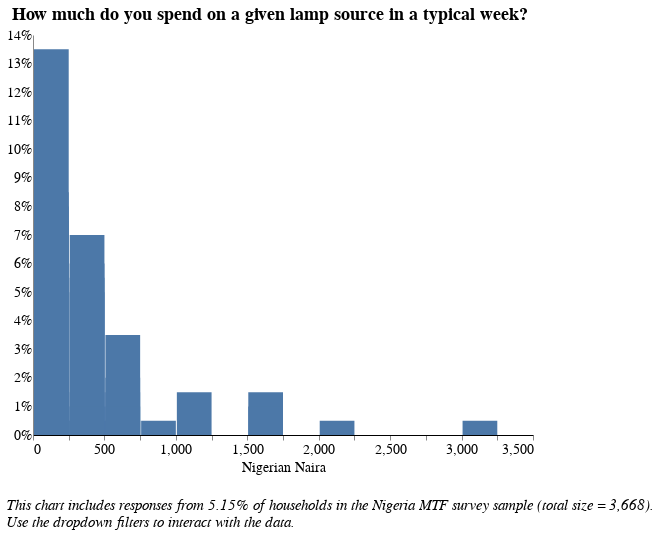

Notebook cell for this chart:
### Code cell
# How much do you spend in a typical week for a given lamp?

# Data Source
alt.data_transformers.disable_max_rows()
source = lamps[lamps[['f_12']].notnull().all(1)] #change dataframe and variable name

col1 = source['f_12'] #!= NaN #change variable name here
col2 = source['elc_aggr_tier'] != 'NaN'

source = source[conjunction(col1,col2)]
df = source[['hh_id','elc_aggr_tier','f_12', 'locality', 'f2']] #change variable name here

# Percentage of responses shown in the chart
pct_responses = round(len(pd.unique(df[df[['f_12']].notnull().all(1)]['hh_id'])) /
            3668 *100, 2) #change dataframe variable name

# Draw the Chart
final = alt.Chart(df).transform_joinaggregate(
    total='count(*)'
).transform_calculate(
    pct='1 / datum.total'
).mark_bar().encode(
    alt.X("f_12:Q",  #Change variable here
          bin=alt.Bin(extent=[0, 3500], step=250), # Change the step to adjust bin size
          scale = alt.Scale(domain=(0,3500),clamp = True), # Change the axes limits
         axis = alt.Axis(title = "Nigerian Naira")), #change title
    alt.Y('sum(pct):Q', axis=alt.Axis(format='%'), title = ""),
    tooltip = [alt.Tooltip('f_12:Q', title = "Response (Binned)"), #change variable
               alt.Tooltip('sum(pct):Q', format = '.2%', title = "Percentage")]
).transform_bin(
    "mbin",
    field="m",
    bin=alt.Bin(maxbins=20) # Specify the maximum number of bins
).add_selection(
    lamp_types_select
).transform_filter(
    lamp_types_select
).add_selection(
    locality_select
).transform_filter(
    locality_select
).add_selection(
    tier_select
).transform_filter(
    tier_select 
).properties(
    height = 400,
    width = 500,
    title={
      "text": ["How much do you spend on a given lamp source in a typical week?"], 
 #     "subtitle": ["You are viewing {}% of responses from the Nigeria Multi-Tiered Framework Survey.".format(pct_responses), " "],
      "color": "black",
      "subtitleColor": "black"
    }
)

final = alt.concat(final,
    title=alt.TitleParams(
        ['', '',  
         'This chart includes responses from {}% of households in the Nigeria MTF survey sample (total size = 3,668).'.format(
             pct_responses),
         'Use the dropdown filters to interact with the data.'],
        baseline='bottom',
        orient='bottom',
        anchor='start',
        font = 'Times New Roman',
        fontWeight='normal',
        fontStyle = "italic",
        fontSize=15)
)

final

### Figure 1 — Vega-Lite specification as saved in the notebook (floating-point values rounded to 4 significant figures; data arrays with more than 128 entries replaced by an {"elided": "..."} marker saying what was removed)
{"width": 800, "height": 400, "config": {"title": {"fontSize": 18, "font": "Times New Roman", "anchor": "center", "fontColor": "#000000"}, "axisX": {"domain": true, "domainColor": "#000000", "grid": false, "labelFont": "Times New Roman", "labelFontSize": 14, "titleFont": "Times New Roman", "titleFontSize": 14, "titleFontWeight": "normal", "title": "X Axis Title (units)"}, "axisY": {"domain": true, "grid": false, "gridColor": "#DEDDDD", "gridWidth": 1, "labelFont": "Times New Roman", "labelFontSize": 14, "labelAngle": 0, "ticks": false, "titleFont": "Times New Roman", "titleFontSize": 14, "titleFontWeight": "normal", "titlePadding": 10, "title": "Y Axis Title (units)"}, "range": {"category": ["#2980B9", "#003366", "#FFAE19", "#D68910", "#E67E22", "#D35400", "#FF4500", "#FF6162", "#438B28", "#45B39D", "#99ADC1", "#212F3C"]}, "legend": {"labelFont": "Times New Roman", "labelFontSize": 14, "symbolType": "square", "symbolSize": 100, "titleFont": "Times New Roman", "titleFontSize": 14, "titleFontWeight": "normal", "title": "Legend", "orient": "right", "offset": 0}, "tooltip": {"font": "Open Sans"}, "view": {"stroke": "transparent", "text": {"font": "Times New Roman", "color": ["#2980B9", "#003366", "#FFAE19", "#D68910", "#E67E22", "#D35400", "#FF4500", "#FF6162", "#438B28", "#45B39D", "#99ADC1", "#212F3C"], "fontSize": 14, "align": "right", "fontWeight": 400, "size": 14}, "bar": {"size": 40, "binSpacing": 1, "continuousBandSize": 30, "discreteBandSize": 30, "fill": ["#2980B9", "#003366", "#FFAE19", "#D68910", "#E67E22", "#D35400", "#FF4500", "#FF6162", "#438B28", "#45B39D", "#99ADC1", "#212F3C"], "stroke": false}}}, "concat": [{"mark": "bar", "encoding": {"tooltip": [{"type": "quantitative", "field": "f_12", "title": "Response (Binned)"}, {"type": "quantitative", "aggregate": "sum", "field": "pct", "format": ".2%", "title": "Percentage"}], "x": {"type": "quantitative", "axis": {"title": "Nigerian Naira"}, "bin": {"extent": [0, 3500], "step": 250}, "field": "f_12", "scale": {"clamp": true, "domain": [0, 3500]}}, "y": {"type": "quantitative", "aggregate": "sum", "axis": {"format": "%"}, "field": "pct", "title": ""}}, "height": 400, "selection": {"selector006": {"type": "single", "fields": ["f2"], "bind": {"input": "select", "options": [null, "Candle", "Open wick lamp", "Hurricane lamp with glass cover", "Pressurized mantle lamp", "Other, specify"], "labels": ["All Sources", "Candle", "Open wick lamp", "Hurricane lamp with glass cover", "Pressurized mantle lamp", "Other"], "name": "Type of Device  "}}, "selector004": {"type": "single", "fields": ["locality"], "bind": {"input": "select", "options": [null, 0, 1], "labels": ["National", "Urban", "Rural"], "name": "Locality Breakdown  "}}, "selector005": {"type": "single", "fields": ["elc_aggr_tier"], "bind": {"input": "select", "options": [null, "Tier 0", "Tier 1", "Tier 2", "Tier 3", "Tier 4", "Tier 5"], "labels": ["All Tiers", "Tier 0", "Tier 1", "Tier 2", "Tier 3", "Tier 4", "Tier 5"], "name": "Electricity Tier  "}}}, "title": {"text": ["How much do you spend on a given lamp source in a typical week?"], "color": "black", "subtitleColor": "black"}, "transform": [{"joinaggregate": [{"op": "count", "field": "*", "as": "total"}]}, {"calculate": "1 / datum.total", "as": "pct"}, {"bin": {"maxbins": 20}, "field": "m", "as": "mbin"}, {"filter": {"selection": "selector006"}}, {"filter": {"selection": "selector004"}}, {"filter": {"selection": "selector005"}}], "width": 500}], "data": {"name": "data-fbe659c5cd8ba15892f12734865f1775"}, "title": {"text": ["", "", "This chart includes responses from 5.15% of households in the Nigeria MTF survey sample (total size = 3,668).", "Use the dropdown filters to interact with the data."], "anchor": "start", "baseline": "bottom", "font": "Times New Roman", "fontSize": 15, "fontStyle": "italic", "fontWeight": "normal", "orient": "bottom"}, "$schema": "https://vega.github.io/schema/vega-lite/v4.8.1.json", "datasets": {"data-fbe659c5cd8ba15892f12734865f1775": {"elided": "200 records"}}}
